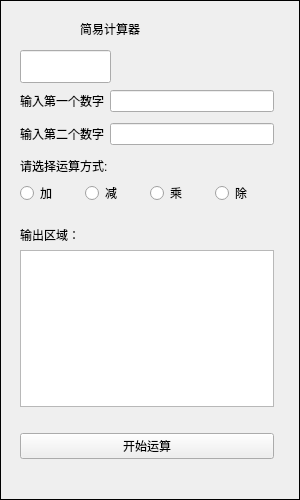
<?xml version="1.0" encoding="UTF-8"?>
<ui version="4.0">
 <class>Form</class>
 <widget class="SimpleCardWidget" name="Form">
  <property name="geometry">
   <rect>
    <x>0</x>
    <y>0</y>
    <width>300</width>
    <height>500</height>
   </rect>
  </property>
  <property name="windowTitle">
   <string>简易计算器</string>
  </property>
  <property name="frameShape">
   <enum>QFrame::Panel</enum>
  </property>
  <widget class="TitleLabel" name="TitleLabel">
   <property name="geometry">
    <rect>
     <x>80</x>
     <y>10</y>
     <width>145</width>
     <height>38</height>
    </rect>
   </property>
   <property name="text">
    <string>简易计算器</string>
   </property>
  </widget>
  <widget class="QWidget" name="layoutWidget">
   <property name="geometry">
    <rect>
     <x>20</x>
     <y>90</y>
     <width>254</width>
     <height>369</height>
    </rect>
   </property>
   <layout class="QVBoxLayout" name="verticalLayout_2">
    <item>
     <layout class="QHBoxLayout" name="horizontalLayout">
      <item>
       <widget class="BodyLabel" name="BodyLabel">
        <property name="text">
         <string>输入第一个数字</string>
        </property>
        <property name="margin">
         <number>2</number>
        </property>
        <property name="pixelFontSize" stdset="0">
         <number>16</number>
        </property>
       </widget>
      </item>
      <item>
       <widget class="LineEdit" name="LineEdit"/>
      </item>
     </layout>
    </item>
    <item>
     <spacer name="verticalSpacer_2">
      <property name="orientation">
       <enum>Qt::Vertical</enum>
      </property>
      <property name="sizeHint" stdset="0">
       <size>
        <width>20</width>
        <height>40</height>
       </size>
      </property>
     </spacer>
    </item>
    <item>
     <layout class="QHBoxLayout" name="horizontalLayout_2">
      <item>
       <widget class="BodyLabel" name="BodyLabel_2">
        <property name="text">
         <string>输入第二个数字</string>
        </property>
        <property name="margin">
         <number>2</number>
        </property>
        <property name="pixelFontSize" stdset="0">
         <number>16</number>
        </property>
       </widget>
      </item>
      <item>
       <widget class="LineEdit" name="LineEdit_2"/>
      </item>
     </layout>
    </item>
    <item>
     <spacer name="verticalSpacer_3">
      <property name="orientation">
       <enum>Qt::Vertical</enum>
      </property>
      <property name="sizeHint" stdset="0">
       <size>
        <width>20</width>
        <height>40</height>
       </size>
      </property>
     </spacer>
    </item>
    <item>
     <layout class="QVBoxLayout" name="verticalLayout">
      <item>
       <widget class="BodyLabel" name="BodyLabel_3">
        <property name="text">
         <string>请选择运算方式:</string>
        </property>
        <property name="margin">
         <number>2</number>
        </property>
        <property name="pixelFontSize" stdset="0">
         <number>18</number>
        </property>
       </widget>
      </item>
      <item>
       <layout class="QHBoxLayout" name="horizontalLayout_3">
        <item>
         <widget class="RadioButton" name="RadioButton">
          <property name="text">
           <string>加</string>
          </property>
         </widget>
        </item>
        <item>
         <widget class="RadioButton" name="RadioButton_2">
          <property name="text">
           <string>减</string>
          </property>
         </widget>
        </item>
        <item>
         <widget class="RadioButton" name="RadioButton_3">
          <property name="text">
           <string>乘</string>
          </property>
         </widget>
        </item>
        <item>
         <widget class="RadioButton" name="RadioButton_4">
          <property name="text">
           <string>除</string>
          </property>
         </widget>
        </item>
       </layout>
      </item>
     </layout>
    </item>
    <item>
     <spacer name="verticalSpacer_4">
      <property name="orientation">
       <enum>Qt::Vertical</enum>
      </property>
      <property name="sizeType">
       <enum>QSizePolicy::Fixed</enum>
      </property>
      <property name="sizeHint" stdset="0">
       <size>
        <width>20</width>
        <height>15</height>
       </size>
      </property>
     </spacer>
    </item>
    <item>
     <widget class="CaptionLabel" name="resregion">
      <property name="text">
       <string>输出区域：</string>
      </property>
      <property name="margin">
       <number>0</number>
      </property>
      <property name="pixelFontSize" stdset="0">
       <number>17</number>
      </property>
     </widget>
    </item>
    <item>
     <widget class="TextEdit" name="TextEdit"/>
    </item>
    <item>
     <spacer name="verticalSpacer">
      <property name="orientation">
       <enum>Qt::Vertical</enum>
      </property>
      <property name="sizeType">
       <enum>QSizePolicy::Fixed</enum>
      </property>
      <property name="sizeHint" stdset="0">
       <size>
        <width>20</width>
        <height>20</height>
       </size>
      </property>
     </spacer>
    </item>
    <item>
     <widget class="PillPushButton" name="PillPushButton">
      <property name="text">
       <string>开始运算</string>
      </property>
     </widget>
    </item>
   </layout>
  </widget>
  <widget class="EditableComboBox" name="language">
   <property name="geometry">
    <rect>
     <x>20</x>
     <y>50</y>
     <width>91</width>
     <height>33</height>
    </rect>
   </property>
  </widget>
 </widget>
 <customwidgets>
  <customwidget>
   <class>EditableComboBox</class>
   <extends>LineEdit</extends>
   <header>qfluentwidgets</header>
  </customwidget>
  <customwidget>
   <class>PushButton</class>
   <extends>QPushButton</extends>
   <header>qfluentwidgets</header>
  </customwidget>
  <customwidget>
   <class>PillPushButton</class>
   <extends>ToggleButton</extends>
   <header>qfluentwidgets</header>
  </customwidget>
  <customwidget>
   <class>RadioButton</class>
   <extends>QRadioButton</extends>
   <header>qfluentwidgets</header>
  </customwidget>
  <customwidget>
   <class>ToggleButton</class>
   <extends>PushButton</extends>
   <header>qfluentwidgets</header>
  </customwidget>
  <customwidget>
   <class>CardWidget</class>
   <extends>QFrame</extends>
   <header>qfluentwidgets</header>
   <container>1</container>
  </customwidget>
  <customwidget>
   <class>SimpleCardWidget</class>
   <extends>CardWidget</extends>
   <header>qfluentwidgets</header>
   <container>1</container>
  </customwidget>
  <customwidget>
   <class>CaptionLabel</class>
   <extends>QLabel</extends>
   <header>qfluentwidgets</header>
  </customwidget>
  <customwidget>
   <class>BodyLabel</class>
   <extends>QLabel</extends>
   <header>qfluentwidgets</header>
  </customwidget>
  <customwidget>
   <class>TitleLabel</class>
   <extends>QLabel</extends>
   <header>qfluentwidgets</header>
  </customwidget>
  <customwidget>
   <class>LineEdit</class>
   <extends>QLineEdit</extends>
   <header>qfluentwidgets</header>
  </customwidget>
  <customwidget>
   <class>TextEdit</class>
   <extends>QTextEdit</extends>
   <header>qfluentwidgets</header>
  </customwidget>
 </customwidgets>
 <resources/>
 <connections/>
</ui>
